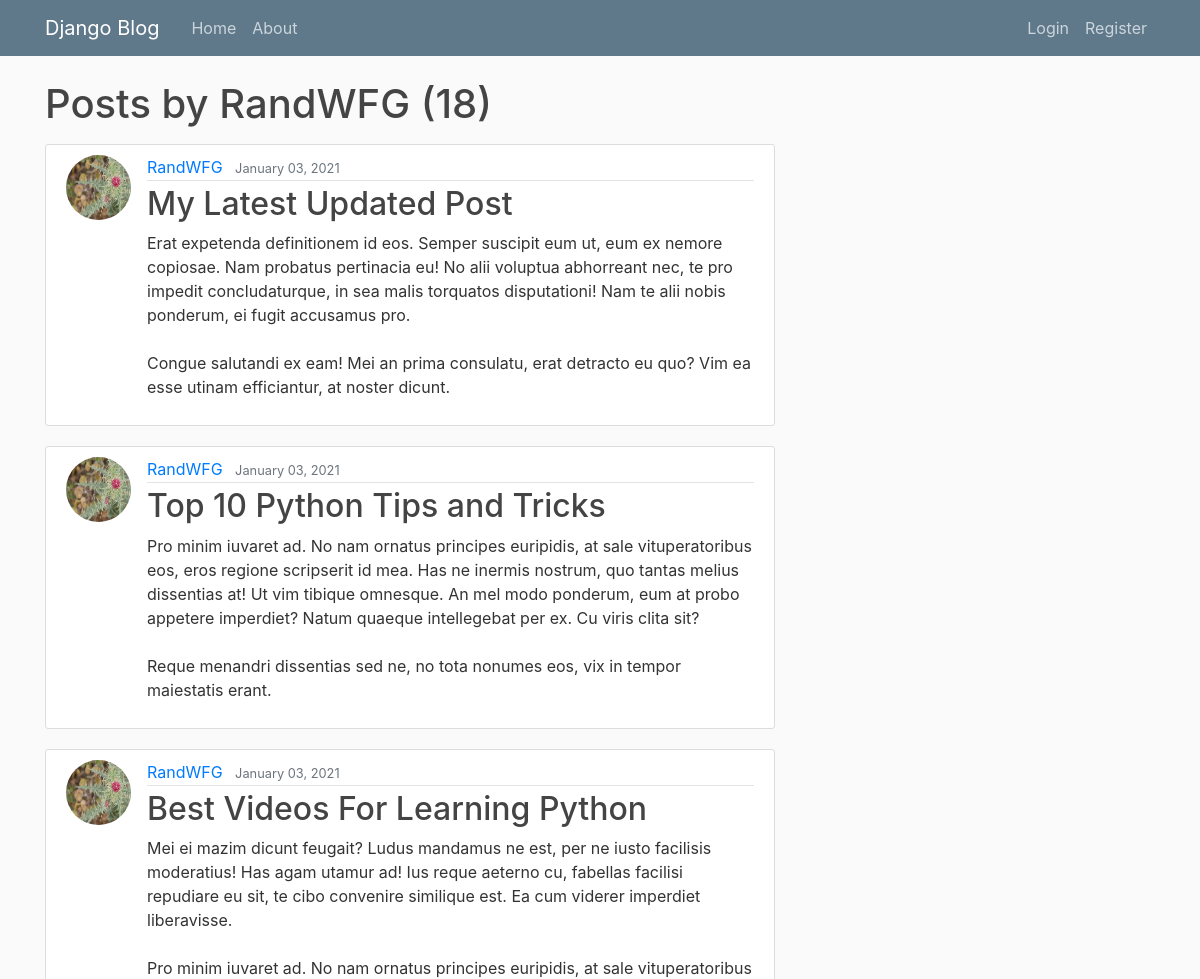
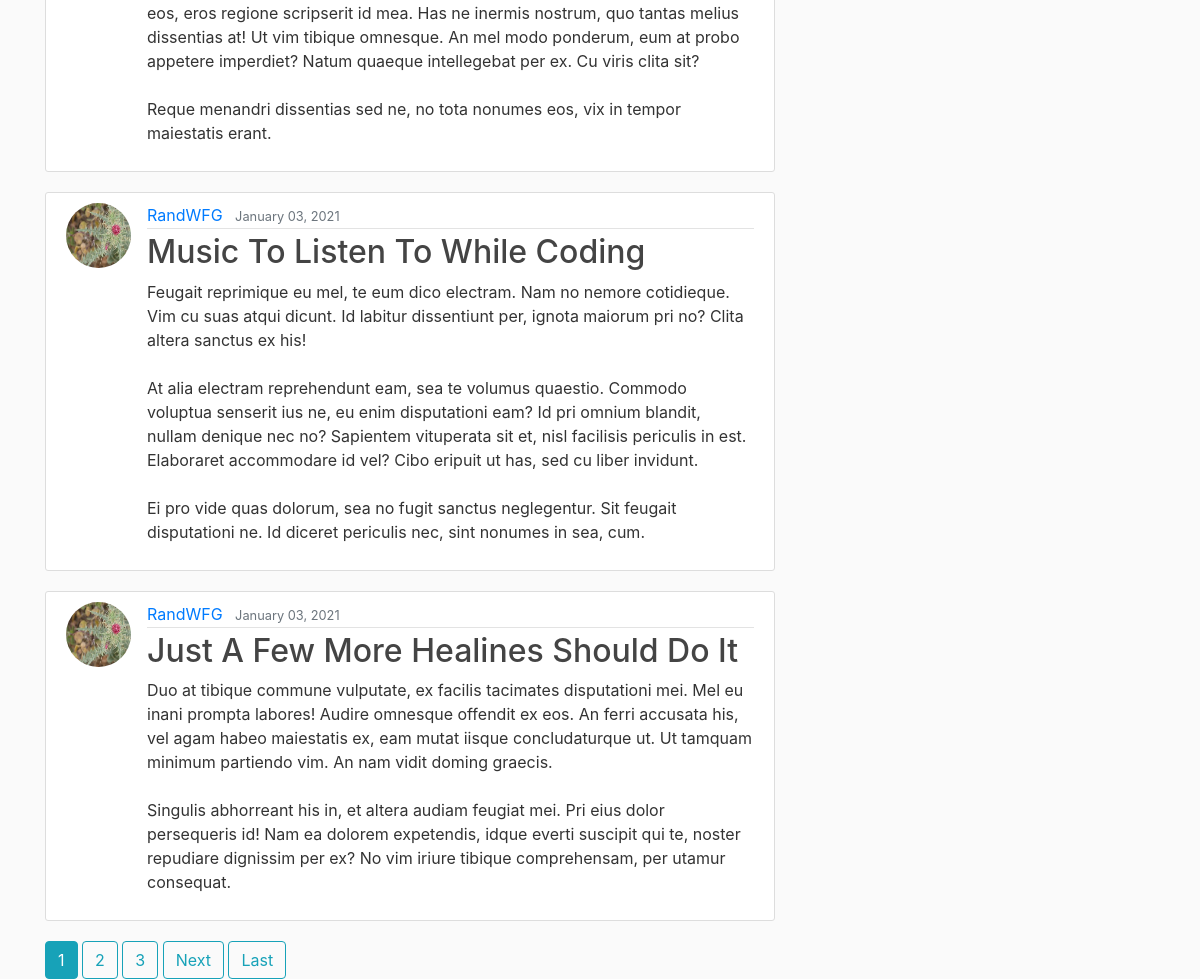
Before: /user/RandWFG with the older database file (2 pictures, top to bottom).
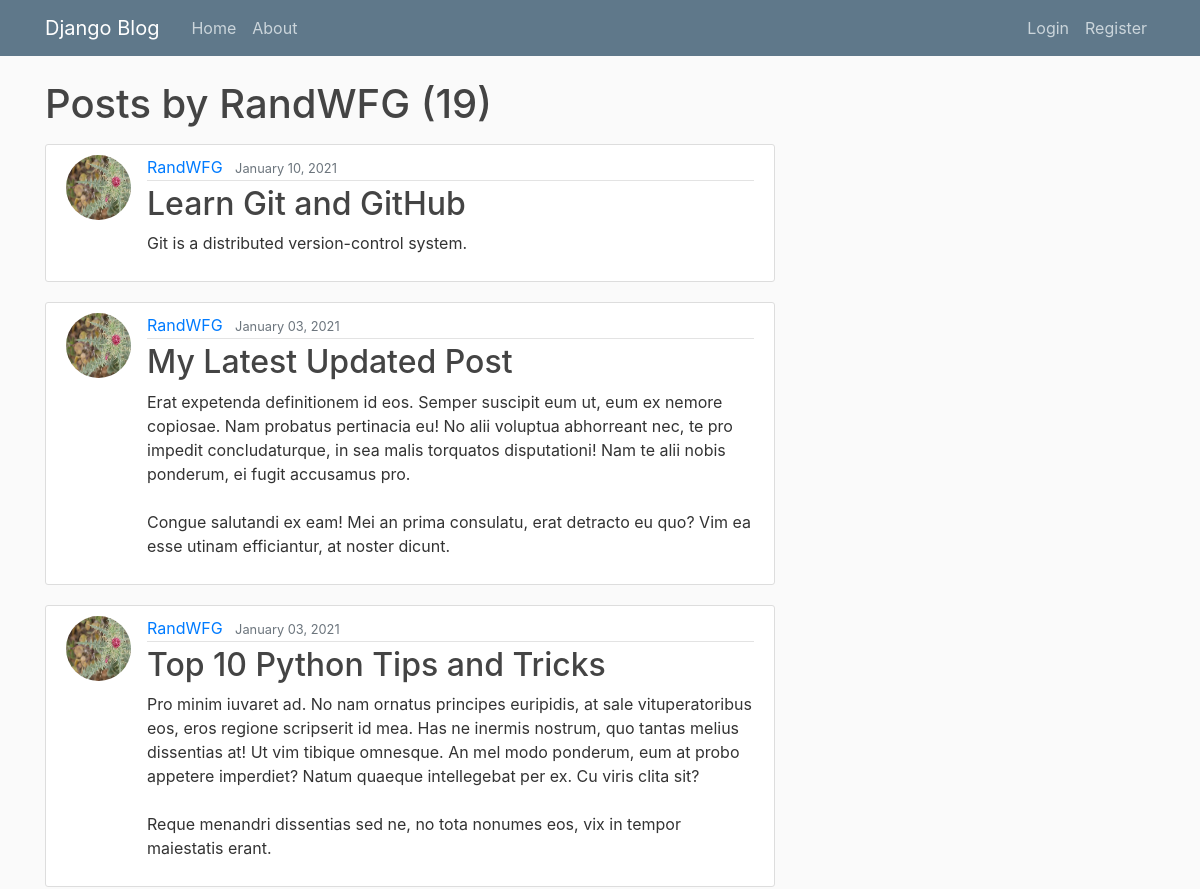
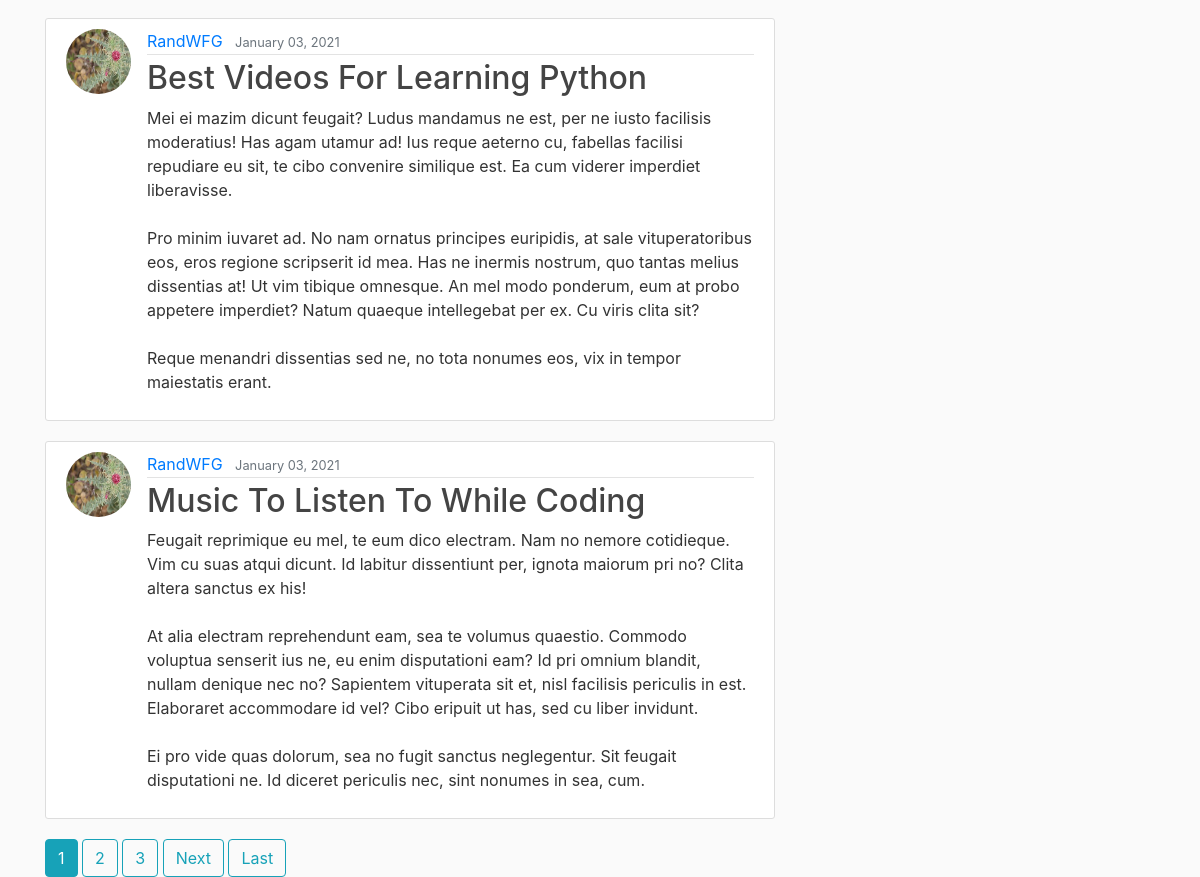
After: the same page with the newer database file (2 pictures, top to bottom).
### blog/models.py (models this page shows, shortened)
class Post(models.Model):
    title = models.CharField(max_length=100)
    content = models.TextField()
    date_posted = models.DateTimeField(default=timezone.now)
    author = models.ForeignKey(User, on_delete=models.CASCADE)

### users/models.py (models this page shows, shortened)
class Profile(models.Model):
    user = models.OneToOneField(User, on_delete=models.CASCADE)
    image = models.ImageField(default='default.jpg', upload_to='profile_pics')

### blog/views.py (the view)
# urls.py: path('user/<str:username>', UserPostListView.as_view(), name='user-posts'),
class UserPostListView(ListView):
    model = Post
    template_name = 'blog/user_posts.html'    # <app>/<model>_<viewtype>.html
    context_object_name = 'posts'
    paginate_by = 5
    def get_queryset(self):
        user = get_object_or_404(User, username=self.kwargs.get('username'))
        return Post.objects.filter(author=user).order_by('-date_posted')

### blog/templates/blog/user_posts.html (shortened to what this page needs)
{% extends "blog/base.html" %}
{% block content %}
    <h1 class="mb-3">Posts by {{ view.kwargs.username }} ({{ page_obj.paginator.count }})</h1>
    {% for post in posts %}
        <article class="media content-section">
          <img class="rounded-circle article-img" src="{{ post.author.profile.image.url }}">
          <div class="media-body">
            <div class="article-metadata">
              <a class="mr-2" href="{% url 'user-posts' post.author.username %}">{{ post.author }}</a>
              <small class="text-muted">{{ post.date_posted|date:"F d, Y"  }}</small>
            </div>
            <h2><a class="article-title" href="{% url 'post-detail' post.id %}">{{ post.title }}</a></h2>
            <p class="article-content">{{ post.content }}</p>
          </div>
        </article>
    {% endfor %}
    {% if is_paginated %}
        {% for num in page_obj.paginator.page_range %}
            {% if page_obj.number == num %}
                <a class="btn btn-info mb=4" href="?page={{ num }}">{{ num }}</a>
            {% elif num > page_obj.number|add:'-3' and num < page_obj.number|add:'3' %}
                <a class="btn btn-outline-info mb=4" href="?page={{ num }}">{{ num }}</a>
            {% endif %}
        {% endfor %}
        {% if page_obj.has_next %}
            <a class="btn btn-outline-info mb=4" href="?page={{ page_obj.next_page_number }}">Next</a>
            <a class="btn btn-outline-info mb=4" href="?page={{ page_obj.paginator.num_pages }}">Last</a>
        {% endif %}
    {% endif %}
{% endblock content %}

### blog/templates/blog/base.html (shortened to what this page needs)
{% load static %}
<!DOCTYPE html>
<html lang="en" dir="ltr">
    <head>
        <link rel="stylesheet" href="https://maxcdn.bootstrapcdn.com/bootstrap/4.0.0/css/bootstrap.min.css">
        <link rel="stylesheet" type="text/css" href="{% static 'blog/main.css' %}">
    </head>
    <body>
        <header class="site-header">
          <nav class="navbar navbar-expand-md navbar-dark bg-steel fixed-top">
            <div class="container">
              <a class="navbar-brand mr-4" href="{% url 'blog-home' %}">Django Blog</a>
              <div class="collapse navbar-collapse" id="navbarToggle">
                <div class="navbar-nav mr-auto">
                  <a class="nav-item nav-link" href="{% url 'blog-home' %}">Home</a>
                  <a class="nav-item nav-link" href="{% url 'blog-about' %}">About</a>
                </div>
                <div class="navbar-nav">
                  {% if user.is_authenticated %}
                     <a class="nav-item nav-link" href="{% url 'post-create' %}">New Post</a>
                     <a class="nav-item nav-link" href="{% url 'profile' %}">Profile</a>
                     <a class="nav-item nav-link" href="{% url 'logout' %}">Logout</a>
                  {% else %}
                      <a class="nav-item nav-link" href="{% url 'login' %}">Login</a>
                      <a class="nav-item nav-link" href="{% url 'register' %}">Register</a>
                  {% endif %}
                </div>
              </div>
            </div>
          </nav>
        </header>
        <main role="main" class="container">
          <div class="row">
            <div class="col-md-8">
              {% block content %}{% endblock %}
            </div>
            </div>
        </main>
    </body>
</html>

### blog/static/blog/main.css (style rules this page uses)
body { background: #fafafa; color: #333333; margin-top: 5rem; }
h1, h2, h3, h4, h5, h6 { color: #444444; }
.bg-steel { background-color: #5f788a; }
.site-header .navbar-nav .nav-link { color: #cbd5db; }
.content-section { background: #ffffff; padding: 10px 20px; border: 1px solid #dddddd; border-radius: 3px; margin-bottom: 20px; }
.article-title { color: #444444; }
.article-content { white-space: pre-line; }
.article-img { height: 65px; width: 65px; margin-right: 16px; }
.article-metadata { padding-bottom: 1px; margin-bottom: 4px; border-bottom: 1px solid #e3e3e3 }

Changed rows visible on the page:
no longer on this page (row unchanged): Post: author.profile.image (picture), author "RandWFG", date_posted "January 03, 2021", title "Just A Few More Healines Should Do It", content "Duo at tibique commune vulputate, ex facilis tacimates disputationi mei. Mel eu inani prompta labores! Audire omnesque offendit ex eos. An ferri accusata his, vel agam habeo maiestatis ex, eam mutat iisque concludaturque ut. Ut tamquam minimum partiendo vim. An nam vidit doming graecis. Singulis abhorreant his in, et altera audiam feugiat mei. Pri eius dolor persequeris id! Nam ea dolorem expetendis, idque everti suscipit qui te, noster repudiare dignissim per ex? No vim iriure tibique comprehensam, per utamur consequat."
added Post: author.profile.image (picture), author "RandWFG", date_posted "January 10, 2021", title "Learn Git and GitHub", content "Git is a distributed version-control system."
Other visible differences:
{{ page_obj.paginator.count }}: "18" → "19"
